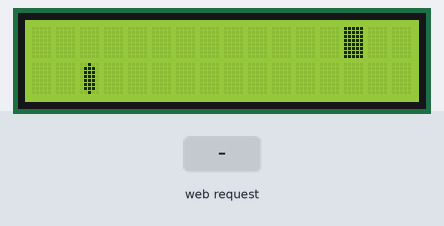
Simulated run of this sketch. Board: ESP8266 (NodeMCU). Parts: 16×2 character LCD. The test bench sets the inputs (shaded band). WiFi joins after 1.5 s; servers stay silent unless stated; storage starts empty; random numbers use the default seed unless the sketch sets one; what the sketch prints to the serial monitor is not drawn.

Above: at 3.3 s.
3.4 s: HTTP request GET /UP received
At 4.0 s:
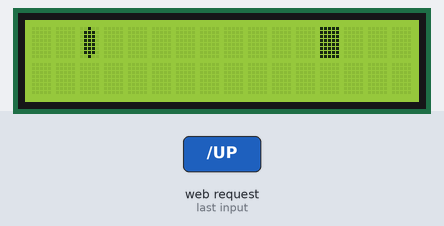
6.4 s: HTTP request GET /DOWN received
At 6.54 s:
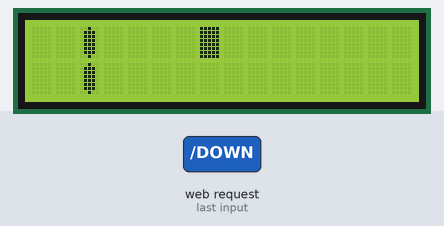
8.1 s: HTTP request GET /UP received
At 9.2 s:
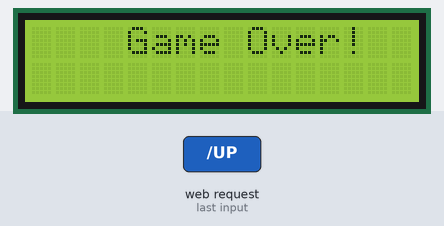
10.1 s: HTTP request GET /DOWN received
At 11.2 s:
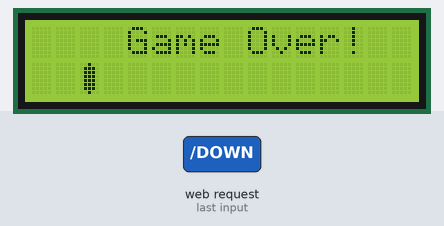
11.6 s: HTTP request GET /UP received
At 12.4 s:
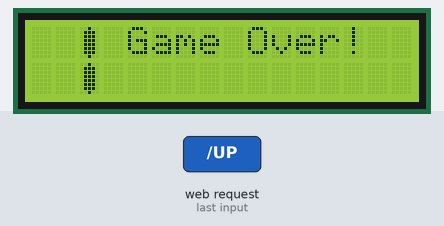
14.6 s: HTTP request GET /UP received
At 15.8 s:
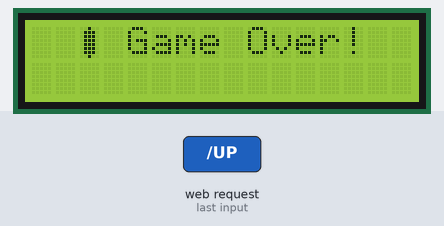
Timing chart, 0 to 17.6 s (numbered marks = the images above; inputs shaded):
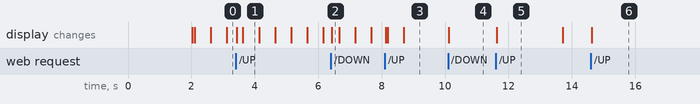

Measured:
- after the input at 10.1 s, the display: changes at once (image 4)
- after the input at 14.6 s, the display: changes at once (image 6)
- what the display in image 1 shows lasts 0.5 s, from 3.6 s to 4.1 s
- what the display in image 5 shows lasts 2.1 s, from 11.6 s to 13.7 s

The sketch:

sketch_feb13a.ino
```cpp
#include <ESPAsyncWebServer.h>
#include <ESPAsyncTCP.h>
#include <ESP8266WiFi.h>
#include <LiquidCrystal_I2C.h>
#include <LittleFS.h>

const char* ssid = "";
const char* password = "";

AsyncWebServer server(80);

void initWiFi() {
  WiFi.mode(WIFI_STA);
  WiFi.begin(ssid, password);
  Serial.println("Connecting to WiFi ..");
  while (WiFi.status() != WL_CONNECTED) {
    Serial.print('.');
    delay(1000);
  }
  Serial.println(WiFi.localIP());
}

void initFS() {
  if (!LittleFS.begin()) {
    Serial.println("An error has occurred while mounting LittleFS");
  }
  else {
    Serial.println("LittleFS mounted successfully");
  }
}

LiquidCrystal_I2C lcd(0x27, 16, 2); // my address LED is 0x27

// draw
byte bird[8] = { B00100, B01110, B01110, B01110, B01110, B01110, B01110, B00100 };
byte pipe[8] = { B11111, B11111, B11111, B11111, B11111, B11111, B11111, B11111 };

// Game variables
int birdRow = 1;  // Bird position (0 or 1)
int birdCol = 2;  // Fixed column for bird
int pipeRow = 0;
int pipeCol = 15; // Start pipe on the right
bool gameOver = false;

void UP() {
  Serial.println("Moving UP");
  birdRow = 0;
  lcd.setCursor(birdCol, birdRow);
  lcd.write(byte(0));
}

void DOWN() {
  Serial.println("Moving DOWN");
  birdRow = 1;
  lcd.setCursor(birdCol, birdRow);
  lcd.write(byte(0));
}

void setup() {

  initWiFi();
  initFS();

  server.on("/", HTTP_GET, [](AsyncWebServerRequest *request){
    request->send(LittleFS, "/index.html", "text/html");
  });

  server.serveStatic("/", LittleFS, "/");

  server.on("/UP", HTTP_GET, [](AsyncWebServerRequest *request) {
    UP();
    request->send(LittleFS, "/index.html", "text/html", false);
  });

  server.on("/DOWN", HTTP_GET, [](AsyncWebServerRequest *request) {
    DOWN();
    request->send(LittleFS, "/index.html", "text/html", false);
  });

  server.begin();

  lcd.init();
  lcd.backlight();
  lcd.createChar(0, bird);
  lcd.createChar(1, pipe);
}

void loop() {
  if (!gameOver) {
    lcd.clear();

    // Draw bird
    lcd.setCursor(birdCol, birdRow);
    lcd.write(byte(0));

    // Draw pipe
    lcd.setCursor(pipeCol, pipeRow);
    lcd.write(byte(1));

    // Move pipe left
    pipeCol--;

    // set pipe
    if (pipeCol == 0)
      pipeRow = random(2);

    if (pipeCol < 0) pipeCol = 15; // Reset pipe

    // Check collision
    if (pipeCol == birdCol && birdRow == pipeRow) {
      gameOver = true;
      }

        delay(500); // Game speed
    }
    else {
      lcd.clear();
      lcd.setCursor(4, 0);
      lcd.print("Game Over!");
      delay(5000);
  }
}
```
